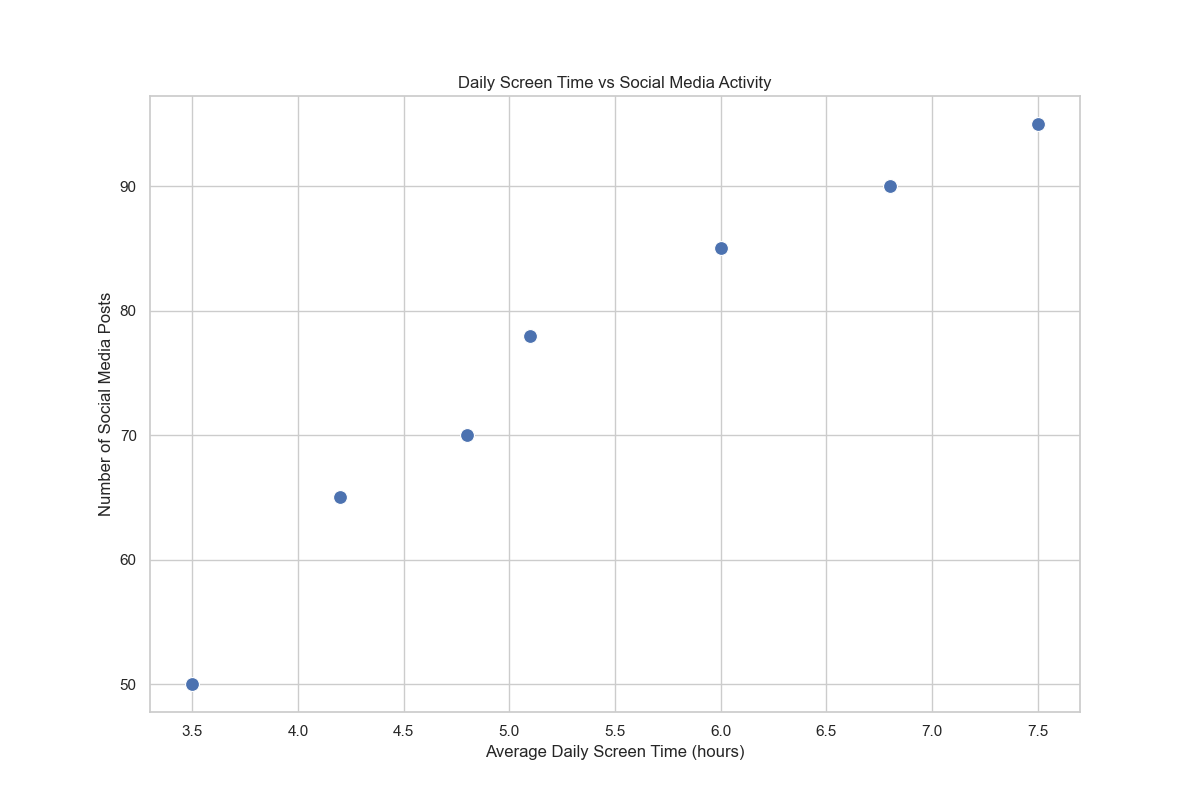

Source code (Python):

import pandas as pd
import seaborn as sns
import matplotlib.pyplot as plt

# Generate the data points
data = {
    'Day': ['Monday', 'Tuesday', 'Wednesday', 'Thursday', 'Friday', 'Saturday', 'Sunday'],
    'Average Daily Screen Time (hours)': [3.5, 4.2, 5.1, 4.8, 6.0, 7.5, 6.8],
    'Number of Social Media Posts': [50, 65, 78, 70, 85, 95, 90]
}

# Create a DataFrame
df = pd.DataFrame(data)

# Initialize a seaborn scatterplot
plt.figure(figsize=(12, 8))
scatter = sns.scatterplot(
    x='Average Daily Screen Time (hours)',
    y='Number of Social Media Posts',
    data=df,
    palette=['#1f77b4', '#ff7f0e', '#2ca02c', '#d62728', '#9467bd', '#8c564b', '#e377c2'],
    s=100  # Define the size of the points
)

# Set the title
scatter.set_title('Daily Screen Time vs Social Media Activity')

# Show the plot
plt.show()
